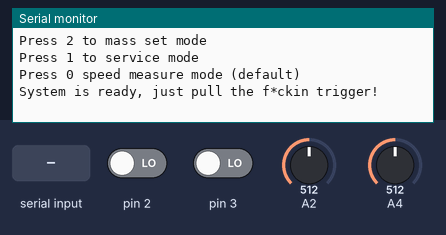
The sketch below on a simulated Arduino Uno, built with avr-gcc and run on an emulated ATmega328P. Shown: the last lines printed to the serial monitor. The test bench sets the inputs (shaded band); at power-on: pin 3 LOW, pin 2 LOW, A2 = 512, A4 = 512.

Above: at 1.2 s.
1.3 s: pin 3 driven HIGH
At 2.8 s:
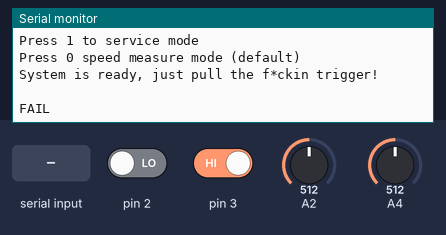
3.8 s: "30,150\n" received over Serial
At 4.16 s:
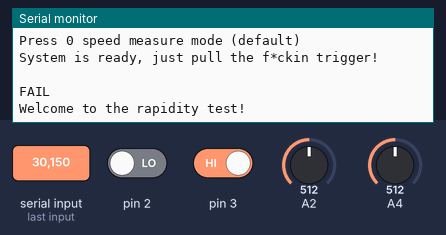
6.1 s: "200\n" received over Serial
At 6.29 s:
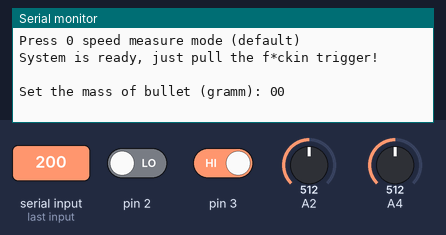

The sketch:

chron2_0.ino
```cpp
/*
Created 2016
by AlexGyver
AlexGyver Home Labs Inc.
*/
char masschar[5];  //массив символов для перевода
String massstring;  //строка, в которую задаётся масса в режиме выбора массы
int set,setmass,rapidtime;
boolean initial,flagmass, flagmassset, rapidflag;  //флажки
int n=1;            //номер выстрела, начиная с 1
float velocity, energy;    //переменная для хранения скорости
float mass=0.00035;       //масса снаряда в килограммах
float dist=0.0845;       //расстояние между датчиками в метрах
volatile unsigned long gap1, gap2;    //отметки времени прохождения пулей датчиков
unsigned long lastshot;

void setup() {
	Serial.begin(9600);    //открываем COM порт
	attachInterrupt(1,start,RISING);     //аппаратное прерывание при прохождении первого датчика
	attachInterrupt(0,finish,RISING);      //аппаратное прерывание при прохождении второго датчика
}
void start()
{
	if (gap1==0) {   //если измерение еще не проводилось
		gap1=micros(); //получаем время работы ардуино с момента включения до момента пролетания первой пули
	}
}
void finish()
{
	if (gap2==0) {  //если измерение еще не проводилось
		gap2=micros();  //получаем время работы ардуино с момента включения до момента пролетания второй пули
	}
}
void loop() {
	if (initial==0) {                          //флажок первого запуска
		Serial.println("Press 3 to rapidity mode");                      //режим измерения скорострельности
		Serial.println("Press 2 to mass set mode");                      //режим выбора массы снаряда
		Serial.println("Press 1 to service mode");                      //режим отладки (резисторы)
		Serial.println("Press 0 speed measure mode (default)");        //выход из режимов
		Serial.println("System is ready, just pull the f*ckin trigger!");   //уведомление о том, что хрон готов к работе
		Serial.println(" ");
		initial=1;       //первый запуск, больше не показываем сообщения
	}

	if (Serial.available() > 0 && set!=2) {   //еси есть какие буквы на вход с порта и не выбран 2 режим
		int val=Serial.read();                  //прочитать что было послано в порт
		switch(val) {                           //оператор выбора

		case 48: set=0; flagmass=0; rapidflag=0; initial=0; break;    //если приняли 0 то выбрать 0 режим
		case 49: set=1; break;                //если приняли 1 то запустить режим 1
		case 50: set=2; break;                //если приняли 2 то запустить режим 2
		case 51: set=3; break;                //если приняли 3 то запустить режим 3
		}
	}

	if (set==1) {                    //если 1 режим
		Serial.print("sensor 1: ");
		Serial.println(analogRead(2));  //показать значение на первом датчике
		Serial.print("sensor 2: ");
		Serial.print(analogRead(4));   //показать значение на втором датчике
		Serial.println();
		Serial.println();              //ну типо два переноса строки
	}

	if (set==2) {             //если 2 режим
		if (flagmass==0) {      //флажок чтобы показать надпись только 1 раз
			Serial.print("Set the mass of bullet (gramm): ");     //надпись
			flagmass=1;
		}
		if(Serial.available() > 0)         //если есть что на вход с порта
		{
			massstring = Serial.readStringUntil('\n');   //присвоить massstring всё что было послано в порт
			flagmassset=1;   //поднять флажок
		}
		if (flagmassset==1) {      //если флажок поднят (приняли значение в порт)
			Serial.println(massstring);   //написать введённое значение
			Serial.println(" ");
			massstring.toCharArray(masschar,sizeof(masschar));   //перевод значения в float (десятичная дробь)
			mass=atof(masschar)/1000;                             //всё ещё перевод
			flagmass=0;                     //опустить все флажки
			flagmassset=0;
			initial=0;
			set=0;                //показать приветственную надпись
		}
	}

	if (gap1!=0 && gap2!=0 && gap2>gap1 && set==0) {        //если пуля прошла оба датчика в 0 режиме
		velocity=(1000000*(dist)/(gap2-gap1));         //вычисление скорости как расстояние/время
		energy=velocity*velocity*mass/2;              //вычисление энергии
		Serial.print("Shot #");
		Serial.println(n);                                 //вывод номера выстрела
		Serial.print("Speed: ");
		Serial.println(velocity);                          //вывод скорости в COM
		Serial.print("Energy: ");
		Serial.println(energy);                          //вывод энергии в COM
		Serial.println(" ");
		gap1=0;                                   //сброс значений
		gap2=0;
		n++;                                      //номер выстрела +1
	}

	if (micros()-gap1>1000000 && gap1!=0 && set!=1) { // (если пуля прошла первый датчик) И (прошла уже 1 секунда, а второй датчик не тронут)
		Serial.println("FAIL"); //выдаёт FAIL через 1 секунду, если пуля прошла через первый датчик, а через второй нет
		gap1=0;
		gap2=0;
	}

	if (set==3) {          //режим скорострельности
		if (rapidflag==0) {
			Serial.println("Welcome to the rapidity test!");
			Serial.println("");
			rapidflag=1;          //показать надпись один раз
		}
		if (gap1!=0) {         //если пролетели через первый датчик
			rapidtime=60/((float)(gap1-lastshot)/1000000);     //расчет скорострельности выстр/мин
			lastshot=gap1;                                   //запомнить время между выстрелами
			Serial.print("Rapidity (shot/min): ");    //вывод
			Serial.println(rapidtime);
			Serial.println(" ");
			gap1=0;
		}
	}
	delay(200);    //задержка для стабильности
}
```

Measured:
- after the input at 1.3 s, the serial monitor: prints a new line after 1.0 s (image 1)
- after the input at 3.8 s, the serial monitor: prints a new line after 0.11 s (image 2)
- after the input at 6.1 s, the serial monitor: prints a new line at once (image 3)
